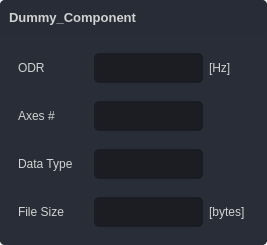
<?xml version="1.0" encoding="UTF-8"?>
<ui version="4.0">
 <class>widget_component</class>
 <widget class="QWidget" name="widget_component">
  <property name="geometry">
   <rect>
    <x>0</x>
    <y>0</y>
    <width>267</width>
    <height>245</height>
   </rect>
  </property>
  <property name="windowTitle">
   <string>Form</string>
  </property>
  <property name="styleSheet">
   <string notr="true"/>
  </property>
  <layout class="QVBoxLayout" name="verticalLayout">
   <property name="spacing">
    <number>0</number>
   </property>
   <property name="leftMargin">
    <number>0</number>
   </property>
   <property name="topMargin">
    <number>0</number>
   </property>
   <property name="rightMargin">
    <number>0</number>
   </property>
   <property name="bottomMargin">
    <number>0</number>
   </property>
   <item>
    <widget class="QFrame" name="frame_component">
     <property name="minimumSize">
      <size>
       <width>0</width>
       <height>0</height>
      </size>
     </property>
     <property name="maximumSize">
      <size>
       <width>16777215</width>
       <height>16777215</height>
      </size>
     </property>
     <property name="styleSheet">
      <string notr="true">background-color: rgb(41, 45, 56);
border-radius: 5px;
color: rgb(210, 210, 210);
</string>
     </property>
     <property name="frameShape">
      <enum>QFrame::NoFrame</enum>
     </property>
     <property name="frameShadow">
      <enum>QFrame::Raised</enum>
     </property>
     <layout class="QVBoxLayout" name="verticalLayout_13" stretch="0,0">
      <property name="spacing">
       <number>0</number>
      </property>
      <property name="leftMargin">
       <number>0</number>
      </property>
      <property name="topMargin">
       <number>0</number>
      </property>
      <property name="rightMargin">
       <number>0</number>
      </property>
      <property name="bottomMargin">
       <number>0</number>
      </property>
      <item>
       <widget class="QFrame" name="frame_title">
        <property name="enabled">
         <bool>true</bool>
        </property>
        <property name="maximumSize">
         <size>
          <width>16777215</width>
          <height>35</height>
         </size>
        </property>
        <property name="cursor">
         <cursorShape>ArrowCursor</cursorShape>
        </property>
        <property name="styleSheet">
         <string notr="true">QFrame {
	border: transparent;
	background-color: rgb(39, 44, 54);
}
QFrame:disabled {
	background-color: rgb(60, 60, 60);
	color: rgb(90,90,90);
}
QFrame:hover {
    border: transparent;
	background-color: rgb(57, 65, 80);
}
QPushButton {
    background-color: transparent;
}
QLabel {
    background-color: transparent;
}
</string>
        </property>
        <property name="frameShape">
         <enum>QFrame::StyledPanel</enum>
        </property>
        <property name="frameShadow">
         <enum>QFrame::Raised</enum>
        </property>
        <layout class="QHBoxLayout" name="horizontalLayout">
         <property name="spacing">
          <number>0</number>
         </property>
         <property name="leftMargin">
          <number>0</number>
         </property>
         <property name="topMargin">
          <number>0</number>
         </property>
         <property name="rightMargin">
          <number>9</number>
         </property>
         <property name="bottomMargin">
          <number>0</number>
         </property>
         <item>
          <widget class="QPushButton" name="label_title">
           <property name="sizePolicy">
            <sizepolicy hsizetype="Expanding" vsizetype="Preferred">
             <horstretch>0</horstretch>
             <verstretch>0</verstretch>
            </sizepolicy>
           </property>
           <property name="maximumSize">
            <size>
             <width>16777215</width>
             <height>16777215</height>
            </size>
           </property>
           <property name="font">
            <font>
             <pointsize>10</pointsize>
             <bold>true</bold>
            </font>
           </property>
           <property name="styleSheet">
            <string notr="true">QPushButton{
	text-align: left;
    padding: 9;
}</string>
           </property>
           <property name="text">
            <string>Dummy_Component</string>
           </property>
          </widget>
         </item>
         <item>
          <widget class="QLabel" name="label_alert_icon">
           <property name="toolTip">
            <string>&lt;html&gt;&lt;head/&gt;&lt;body&gt;&lt;p&gt;&lt;span style=&quot; font-weight:700;&quot;&gt;Large time series detected!&lt;br/&gt;&lt;/span&gt;The visualization performance for this time series may be poor.&lt;/p&gt;&lt;p&gt;This application prototype showcases the possibilities of assisted segmentation algorithm and is &lt;span style=&quot; font-weight:700; text-decoration: underline;&quot;&gt;not optimized for large datasets&lt;/span&gt;.&lt;/p&gt;&lt;/body&gt;&lt;/html&gt;</string>
           </property>
           <property name="styleSheet">
            <string notr="true"/>
           </property>
           <property name="text">
            <string/>
           </property>
           <property name="pixmap">
            <pixmap resource="../../st_dtdl_gui/UI/resources.qrc">:/icons/icons/outline_warning_white_18.png</pixmap>
           </property>
          </widget>
         </item>
        </layout>
       </widget>
      </item>
      <item>
       <widget class="QFrame" name="frame_contents">
        <property name="enabled">
         <bool>true</bool>
        </property>
        <property name="minimumSize">
         <size>
          <width>0</width>
          <height>0</height>
         </size>
        </property>
        <property name="cursor">
         <cursorShape>ArrowCursor</cursorShape>
        </property>
        <property name="styleSheet">
         <string notr="true">QFrame {
	 border: transparent
}
QLineEdit {
	background-color: rgb(27, 29, 35);
	border-radius: 5px;
	border: 2px solid rgb(27, 29, 35);
	padding-left: 10px;
}
QLineEdit:hover {
	border: 2px solid rgb(64, 71, 88);
}
QLineEdit:focus {
	border: 2px solid rgb(91, 101, 124);
}

QComboBox{
	background-color: rgb(27, 29, 35);
	border-radius: 5px;
	border: 2px solid rgb(27, 29, 35);
	padding: 5px;
	padding-left: 10px;
}
QComboBox:hover{
	border: 2px solid rgb(64, 71, 88);
}
QComboBox:focus {
	border: 2px solid rgb(91, 101, 124);
}
QComboBox QAbstractItemView {
	color: rgb(85, 170, 255);	
	background-color: rgb(27, 29, 35);
	padding: 10px;
	selection-background-color: rgb(39, 44, 54);
}
QComboBox:disabled {
	background-color: rgb(36, 40, 48);
	border: 2px solid rgb(32, 32, 32);
}

/* RADIO BUTTON */
QRadioButton::indicator {
    border: 3px solid rgb(52, 59, 72);
	width: 15px;
	height: 15px;
	border-radius: 10px;
    background: rgb(44, 49, 60);
}
QRadioButton::indicator:hover {
    border: 3px solid rgb(58, 66, 81);
}
QRadioButton::indicator:checked {
    background: 3px solid rgb(94, 106, 130);
	border: 3px solid rgb(52, 59, 72);	
}
</string>
        </property>
        <property name="frameShadow">
         <enum>QFrame::Raised</enum>
        </property>
        <layout class="QVBoxLayout" name="verticalLayout_2">
         <property name="spacing">
          <number>0</number>
         </property>
         <property name="leftMargin">
          <number>9</number>
         </property>
         <property name="topMargin">
          <number>9</number>
         </property>
         <property name="rightMargin">
          <number>9</number>
         </property>
         <property name="bottomMargin">
          <number>9</number>
         </property>
         <item>
          <widget class="QFrame" name="frame_odr">
           <property name="frameShape">
            <enum>QFrame::StyledPanel</enum>
           </property>
           <property name="frameShadow">
            <enum>QFrame::Raised</enum>
           </property>
           <layout class="QHBoxLayout" name="horizontalLayout_6">
            <item>
             <widget class="QLabel" name="odr_label">
              <property name="minimumSize">
               <size>
                <width>70</width>
                <height>0</height>
               </size>
              </property>
              <property name="text">
               <string>ODR</string>
              </property>
             </widget>
            </item>
            <item>
             <widget class="QLineEdit" name="odr_textEdit">
              <property name="enabled">
               <bool>false</bool>
              </property>
              <property name="minimumSize">
               <size>
                <width>0</width>
                <height>30</height>
               </size>
              </property>
              <property name="maximumSize">
               <size>
                <width>16777215</width>
                <height>30</height>
               </size>
              </property>
              <property name="styleSheet">
               <string notr="true"/>
              </property>
              <property name="placeholderText">
               <string/>
              </property>
             </widget>
            </item>
            <item>
             <widget class="QLabel" name="odr_unit_label">
              <property name="minimumSize">
               <size>
                <width>40</width>
                <height>0</height>
               </size>
              </property>
              <property name="maximumSize">
               <size>
                <width>40</width>
                <height>16777215</height>
               </size>
              </property>
              <property name="text">
               <string>[Hz]</string>
              </property>
             </widget>
            </item>
           </layout>
          </widget>
         </item>
         <item>
          <widget class="QFrame" name="frame_axes">
           <property name="frameShape">
            <enum>QFrame::StyledPanel</enum>
           </property>
           <property name="frameShadow">
            <enum>QFrame::Raised</enum>
           </property>
           <layout class="QHBoxLayout" name="horizontalLayout_2">
            <item>
             <widget class="QLabel" name="axes_label">
              <property name="minimumSize">
               <size>
                <width>70</width>
                <height>0</height>
               </size>
              </property>
              <property name="text">
               <string>Axes #</string>
              </property>
             </widget>
            </item>
            <item>
             <widget class="QLineEdit" name="axes_textEdit">
              <property name="enabled">
               <bool>false</bool>
              </property>
              <property name="minimumSize">
               <size>
                <width>0</width>
                <height>30</height>
               </size>
              </property>
              <property name="maximumSize">
               <size>
                <width>16777215</width>
                <height>30</height>
               </size>
              </property>
              <property name="styleSheet">
               <string notr="true"/>
              </property>
              <property name="placeholderText">
               <string/>
              </property>
             </widget>
            </item>
            <item>
             <widget class="QLabel" name="axes_unit_label">
              <property name="minimumSize">
               <size>
                <width>40</width>
                <height>0</height>
               </size>
              </property>
              <property name="maximumSize">
               <size>
                <width>40</width>
                <height>16777215</height>
               </size>
              </property>
              <property name="text">
               <string/>
              </property>
             </widget>
            </item>
           </layout>
          </widget>
         </item>
         <item>
          <widget class="QFrame" name="data_type_size">
           <property name="frameShape">
            <enum>QFrame::StyledPanel</enum>
           </property>
           <property name="frameShadow">
            <enum>QFrame::Raised</enum>
           </property>
           <layout class="QHBoxLayout" name="horizontalLayout_4">
            <item>
             <widget class="QLabel" name="data_type_label">
              <property name="minimumSize">
               <size>
                <width>70</width>
                <height>0</height>
               </size>
              </property>
              <property name="text">
               <string>Data Type</string>
              </property>
             </widget>
            </item>
            <item>
             <widget class="QLineEdit" name="data_type_textEdit">
              <property name="enabled">
               <bool>false</bool>
              </property>
              <property name="minimumSize">
               <size>
                <width>0</width>
                <height>30</height>
               </size>
              </property>
              <property name="maximumSize">
               <size>
                <width>16777215</width>
                <height>30</height>
               </size>
              </property>
              <property name="styleSheet">
               <string notr="true"/>
              </property>
              <property name="placeholderText">
               <string/>
              </property>
             </widget>
            </item>
            <item>
             <widget class="QLabel" name="data_type_unit_label">
              <property name="minimumSize">
               <size>
                <width>40</width>
                <height>0</height>
               </size>
              </property>
              <property name="maximumSize">
               <size>
                <width>40</width>
                <height>16777215</height>
               </size>
              </property>
              <property name="text">
               <string/>
              </property>
             </widget>
            </item>
           </layout>
          </widget>
         </item>
         <item>
          <widget class="QFrame" name="frame_file_size">
           <property name="frameShape">
            <enum>QFrame::StyledPanel</enum>
           </property>
           <property name="frameShadow">
            <enum>QFrame::Raised</enum>
           </property>
           <layout class="QHBoxLayout" name="horizontalLayout_3">
            <item>
             <widget class="QLabel" name="file_size_label">
              <property name="minimumSize">
               <size>
                <width>70</width>
                <height>0</height>
               </size>
              </property>
              <property name="text">
               <string>File Size</string>
              </property>
             </widget>
            </item>
            <item>
             <widget class="QLineEdit" name="file_size_textEdit">
              <property name="enabled">
               <bool>false</bool>
              </property>
              <property name="minimumSize">
               <size>
                <width>0</width>
                <height>30</height>
               </size>
              </property>
              <property name="maximumSize">
               <size>
                <width>16777215</width>
                <height>30</height>
               </size>
              </property>
              <property name="styleSheet">
               <string notr="true"/>
              </property>
              <property name="placeholderText">
               <string/>
              </property>
             </widget>
            </item>
            <item>
             <widget class="QLabel" name="file_size_unit_label">
              <property name="minimumSize">
               <size>
                <width>40</width>
                <height>0</height>
               </size>
              </property>
              <property name="maximumSize">
               <size>
                <width>40</width>
                <height>16777215</height>
               </size>
              </property>
              <property name="text">
               <string>[bytes]</string>
              </property>
             </widget>
            </item>
           </layout>
          </widget>
         </item>
        </layout>
       </widget>
      </item>
     </layout>
    </widget>
   </item>
  </layout>
 </widget>
 <resources>
  <include location="../../st_dtdl_gui/UI/resources.qrc"/>
 </resources>
 <connections/>
</ui>
